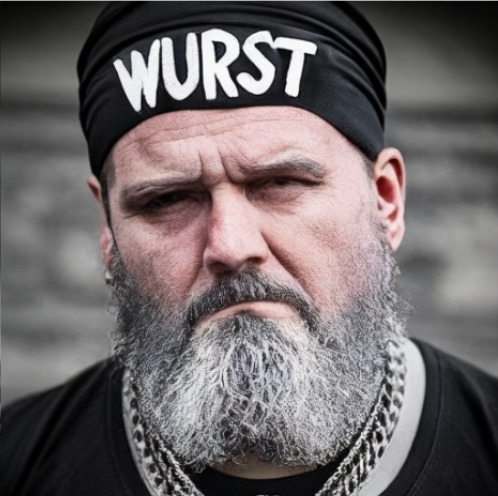
#> input picture aesthetic_prediction/test.jpg, 498 x 496 px
$ python -i ootd_parsing_utils.py   (imports and definitions only)
#> lines starting #> are read from the running program, lines starting #| are printed output that depends on the picture
#> further down, picture is the input picture: shape (496, 498, 3); mean B, G, R 104.3, 103.3, 110.4
import cv2
import numpy as np

def hole_fill(img):
    img_copy = img.copy()
    mask = np.zeros((img.shape[0] + 2, img.shape[1] + 2), dtype=np.uint8)
    cv2.floodFill(img, mask, (0, 0), 255)
    img_inverse = cv2.bitwise_not(img)
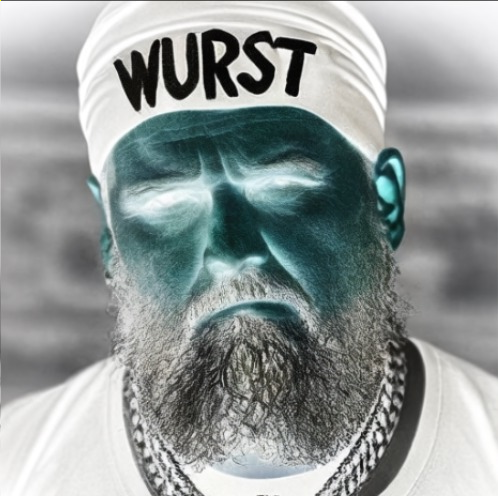
#> img_inverse: shape (496, 498, 3); mean B, G, R 150.7, 151.7, 144.6
    dst = cv2.bitwise_or(img_copy, img_inverse)
    return dst

# [51 lines left out: functions refine_hole, refine_mask, get_palette, not called in this run]

>>> import cv2
>>> picture = cv2.imread('../../../aesthetic_prediction/test.jpg')
>>> result = hole_fill(picture)
